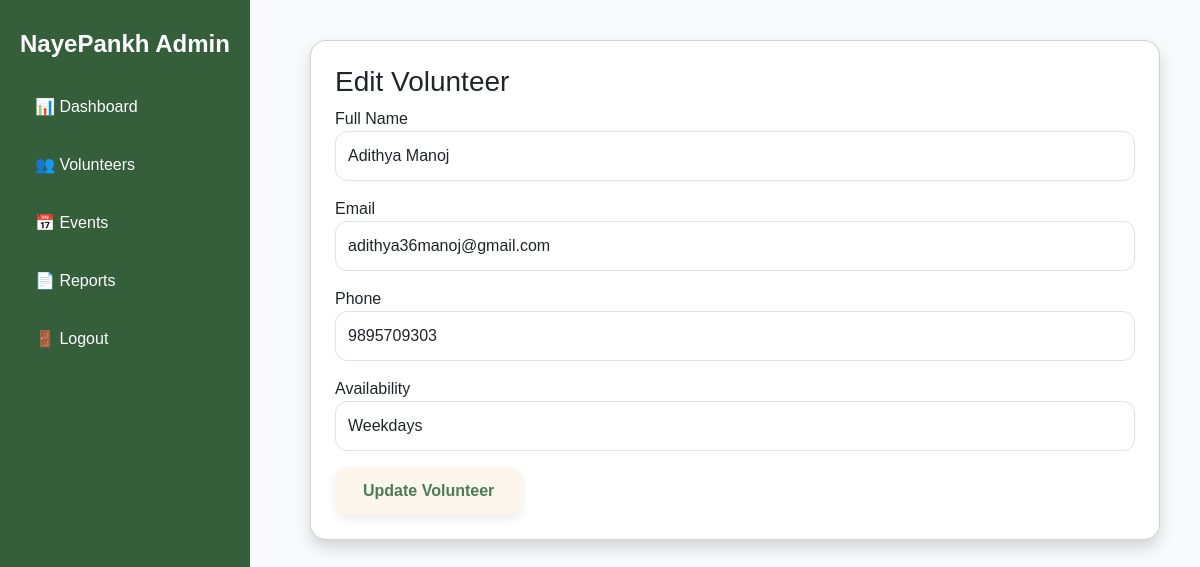
The app's page /admin/edit_volunteer.php?id=1 (signed in) with its own data.
### tables this page shows
CREATE TABLE `volunteers` (
  `volunteer_id` int(11) NOT NULL,
  `volunteer_code` varchar(20) DEFAULT NULL,
  `full_name` varchar(100) NOT NULL,
  `email` varchar(100) NOT NULL,
  `phone` varchar(15) NOT NULL,
  `gender` enum('Male','Female','Other') DEFAULT NULL,
  `dob` date DEFAULT NULL,
  `address` text DEFAULT NULL,
  `skills` varchar(255) DEFAULT NULL,
  `availability` varchar(100) DEFAULT NULL,
  `password` varchar(255) NOT NULL,
  `profile_photo` varchar(255) DEFAULT NULL,
  `created_at` timestamp NOT NULL DEFAULT current_timestamp(),
  `status` enum('Pending','Approved','Inactive') DEFAULT 'Pending',
  `profile_picture` varchar(255) DEFAULT NULL
);

### admin/edit_volunteer.php (the view, shortened to what this page needs)
<?php
include '../config/db.php';
$id = $_GET['id'];
$stmt = $conn->prepare("SELECT * FROM volunteers WHERE volunteer_id=?");
$stmt->bind_param("i", $id);
$stmt->execute();
$result = $stmt->get_result();
$volunteer = $result->fetch_assoc();
?>
<!DOCTYPE html>
<html>
<head>
    <link href="https://cdn.jsdelivr.net/npm/bootstrap@5.3.3/dist/css/bootstrap.min.css"
          rel="stylesheet">
    <link rel="stylesheet"
          href="../assets/css/style.css">
</head>
<body>
<?php include '../includes/admin_sidebar.php'; ?>
<div class="admin-content">
    <div class="card shadow rounded-4">
        <div class="card-body p-4">
            <h3>Edit Volunteer</h3>
            <form action="update_volunteer.php" method="POST">
                <div class="mb-3">
                    <label>Full Name</label>
                    <input type="text"
                           name="full_name"
                           class="form-control"
                           value="<?php echo htmlspecialchars($volunteer['full_name']); ?>"
                           required>
                </div>
                <div class="mb-3">
                    <label>Email</label>
                    <input type="email"
                           name="email"
                           class="form-control"
                           value="<?php echo htmlspecialchars($volunteer['email']); ?>"
                           required>
                </div>
                <div class="mb-3">
                    <label>Phone</label>
                    <input type="text"
                           name="phone"
                           class="form-control"
                           value="<?php echo htmlspecialchars($volunteer['phone']); ?>"
                           required>
                </div>
                <div class="mb-3">
                    <label>Availability</label>
                    <input type="text"
                           name="availability"
                           class="form-control"
                           value="<?php echo htmlspecialchars($volunteer['availability']); ?>"
                           required>
                </div>
                <button class="btn btn-success">
                    Update Volunteer
                </button>
            </form>
        </div>
    </div>
</div>
</body>
</html>

### assets/css/style.css (style rules this page uses)
body { font-family: 'Poppins', sans-serif; background-color: #F8FAFC; }
.btn-success { background-color: #FDF6EC; color: #4A7C59; border: none; border-radius: 12px; padding: 12px 28px; font-weight: 600; transition: all 0.3s ease; box-shadow: 0 4px 10px rgba(0,0,0,0.08); }
.form-control, .form-select { border-radius: 12px; padding: 12px; }
.admin-content { margin-left: 270px; padding: 40px; }

### records on screen
volunteers: full_name "Adithya Manoj", email "adithya36manoj@gmail.com", phone "9895709303", availability "Weekdays"
